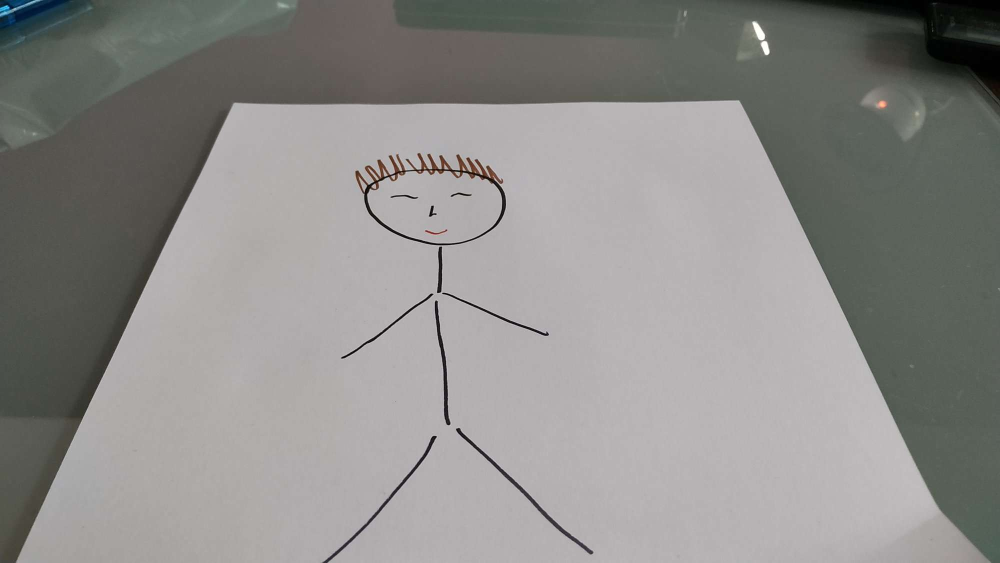
#> input picture Other Works/perspective-transormation/sheet_paper.JPEG, 2000 x 1125 px (shown at 1/2 size)
$ python 'perspective transormation.py'
#> lines starting #> are read from the running program, lines starting #| are printed output that depends on the picture; after the words box and inside, x2 and y2 are one past the last pixel; in counts of white or black regions, pixels touching at a corner belong together
import cv2
import numpy as np

img = cv2.imread("sheet_paper.JPEG")
#> img is the input picture: shape (1125, 2000, 3); mean B, G, R 137.4, 139.8, 140.9

cv2.circle(img, (470, 206), 5, (0, 0, 255), -1)
#> img: shape (1125, 2000, 3); under 0.01% of pixels changed, all inside (x1, y1, x2, y2) = (465, 201, 476, 212)
cv2.circle(img, (1479, 198), 5, (0, 0, 255), -1)
#> img: shape (1125, 2000, 3); mean B, G, R 137.4, 139.8, 140.9
cv2.circle(img, (32, 1122), 5, (0, 0, 255), -1)
#> img: shape (1125, 2000, 3); mean B, G, R 137.4, 139.8, 140.9
cv2.circle(img, (1980, 1125), 5, (0, 0, 255), -1)
#> img: shape (1125, 2000, 3); mean B, G, R 137.4, 139.8, 140.9

pts1 = np.float32([[470, 206], [1479, 198], [32, 1122], [1980, 1125]])
pts2 = np.float32([[0, 0], [500, 0], [0, 600], [500, 600]])
matrix = cv2.getPerspectiveTransform(pts1, pts2)

result = cv2.warpPerspective(img, matrix, (500, 600))
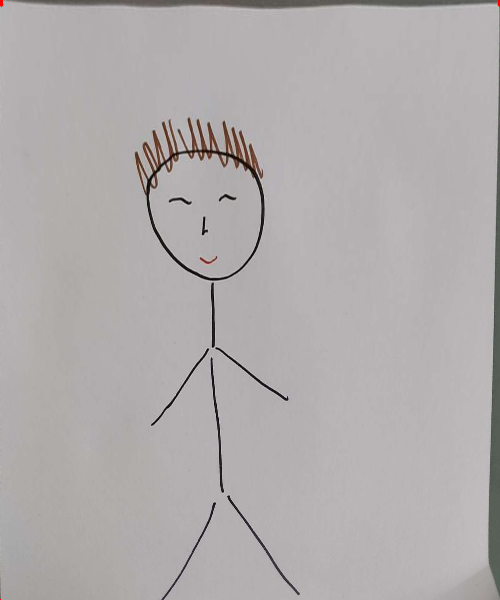
#> result: shape (600, 500, 3); mean B, G, R 172.6, 172.5, 176.6

cv2.imshow("Img", img)
cv2.imshow("Perspective transformation", result)
cv2.imwrite("perspective_transformed.jpg", result)

cv2.waitKey(0)
cv2.destroyAllWindows()
